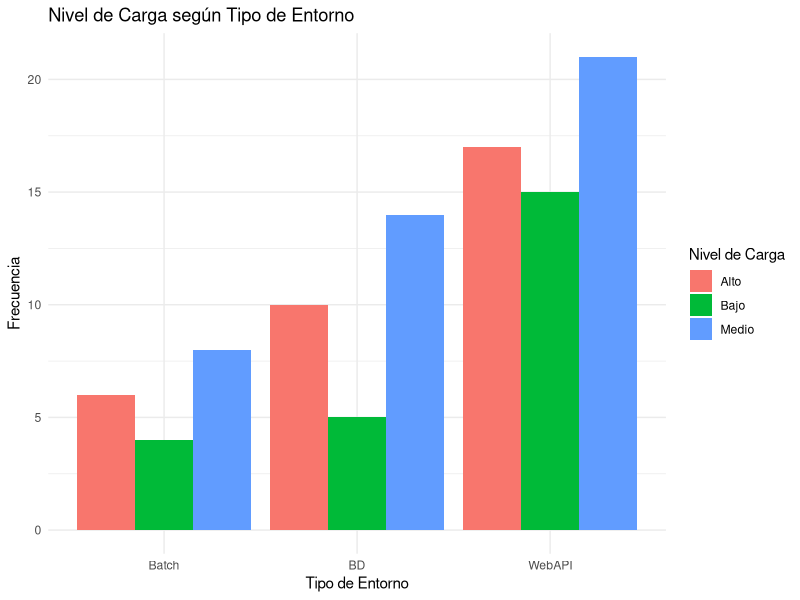
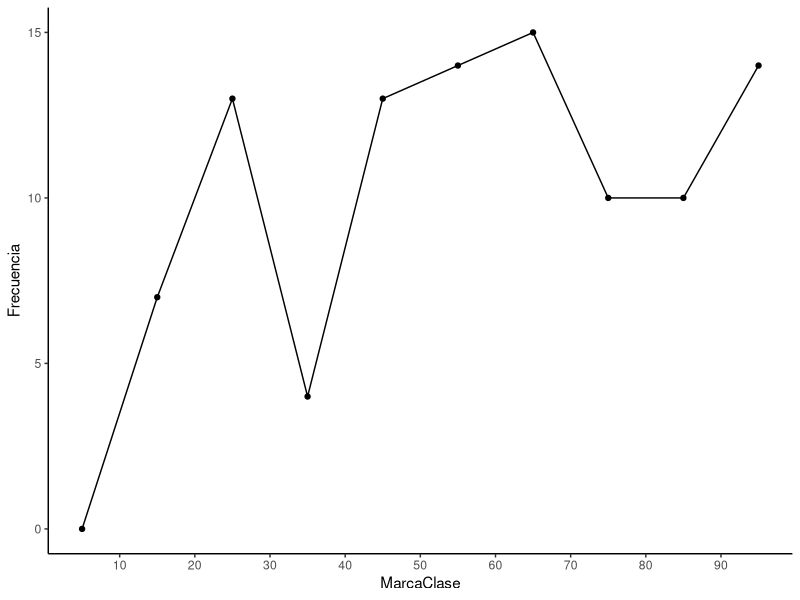
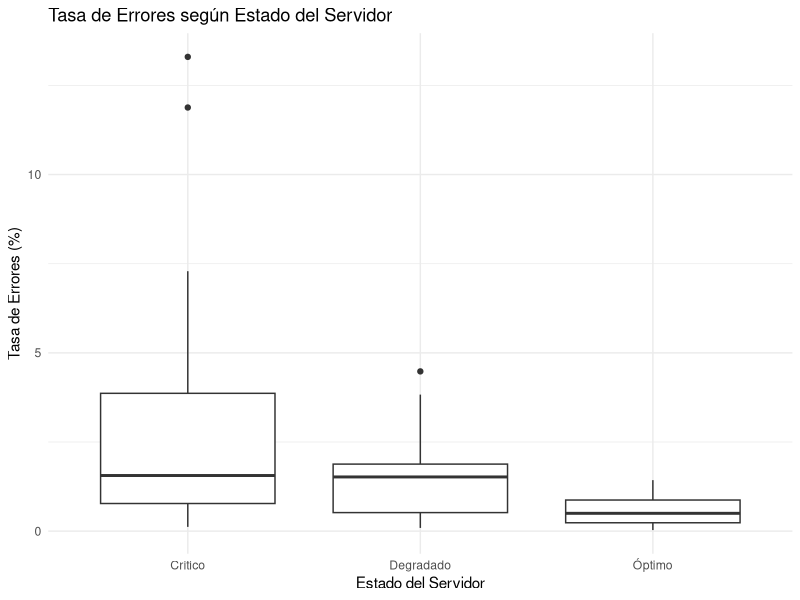

Here is the R script that generated these plots, in order:
## ---- chunk 1
knitr::opts_chunk$set(echo = TRUE)

library(readxl)
library(dplyr)
library(ggplot2)
library(knitr)
## ---- chunk 2
datosServidor <- read_excel("BaseDatosServidores.xlsx")

head(datosServidor)
## ---- chunk 3
names(datosServidor)
## ---- chunk 4
tabla_estado <- datosServidor %>%
  count(EstadoServidor, name = "Frecuencia") %>%
  mutate(
    Porcentaje = round(
      Frecuencia / sum(Frecuencia) * 100,
      2
    )
  )

tabla_estado
## ---- chunk 5
kable(
  tabla_estado,
  col.names = c(
    "Estado",
    "Frecuencia absoluta simple",
    "Porcentaje"
  ),
  caption = "Tabla 1. Distribución de frecuencias del Estado del Servidor"
)
## ---- chunk 6
ggplot(
  datosServidor,
  aes(
    x = TipoEntorno,
    fill = NivelCarga
  )
) +
  geom_bar(
    position = "dodge"
  ) +
  labs(
    title = "Nivel de Carga según Tipo de Entorno",
    x = "Tipo de Entorno",
    y = "Frecuencia",
    fill = "Nivel de Carga"
  ) +
  theme_minimal()
## ---- chunk 7
clases_cpu <- cut(
  datosServidor$UsoCPU,
  breaks = seq(0, 100, by = 10),
  include.lowest = TRUE,
  right = FALSE
)

tabla_cpu <- as.data.frame(
  table(clases_cpu)
)

names(tabla_cpu) <- c(
  "Clase",
  "Frecuencia"
)

tabla_cpu
## ---- chunk 8
tabla_cpu$LimiteInferior <- seq(
  0,
  90,
  by = 10
)

tabla_cpu$LimiteSuperior <- seq(
  10,
  100,
  by = 10
)

tabla_cpu$MarcaClase <- (
  tabla_cpu$LimiteInferior +
    tabla_cpu$LimiteSuperior
) / 2

tabla_cpu
## ---- chunk 9
ggplot(
  tabla_cpu,
  aes(
    x = MarcaClase,
    y = Frecuencia
  )
) +
  geom_line() +
  geom_point() +
  scale_x_continuous(
    breaks = seq(
      0,
      100,
      by = 10
    )
  ) +
  theme_classic()
## ---- chunk 10
latenciaWeb <- datosServidor %>%
  filter(
    TipoEntorno == "WebAPI"
  ) %>%
  pull(
    Latencia
  )

latenciaWeb
## ---- chunk 11
medianaLatencia <- median(
  latenciaWeb,
  na.rm = TRUE
)

medianaLatencia
## ---- chunk 12
desviacionLatencia <- sd(
  latenciaWeb,
  na.rm = TRUE
)

desviacionLatencia
## ---- chunk 13
cat(
  "La desviación estándar de la Latencia para WebAPI es:",
  desviacionLatencia,
  "ms"
)

cat(
  "La mediana de la Latencia para WebAPI es de:",
  medianaLatencia,
  "ms\n"
)
## ---- chunk 14
cuartil1 <- quantile(
  datosServidor$UsoRAM,
  probs = 0.25,
  na.rm = TRUE
)

cuartil1
## ---- chunk 15
decil7 <- quantile(
  datosServidor$UsoRAM,
  probs = 0.70,
  na.rm = TRUE
)

decil7
## ---- chunk 16
cat(
  
  "El Decil 7 de UsoRAM es:",
  decil7,
  "GB"
)

cat(
  "El Cuartil 1 de UsoRAM es:",
  cuartil1,
  "GB\n"
)
## ---- chunk 17
ggplot(
  datosServidor,
  aes(
    x = EstadoServidor,
    y = TasaErrores
  )
) +
  geom_boxplot() +
  labs(
    title = "Tasa de Errores según Estado del Servidor",
    x = "Estado del Servidor",
    y = "Tasa de Errores (%)"
  ) +
  theme_minimal()
## ---- chunk 18
aws <- datosServidor %>%
  filter(
    ProveedorCloud == "AWS"
  ) %>%
  pull(
    ContenedoresActivos
  )

aws
## ---- chunk 19
azure <- datosServidor %>%
  filter(
    ProveedorCloud == "Azure"
  ) %>%
  pull(
    ContenedoresActivos
  )

azure
## ---- chunk 20
cvAws <- (
  sd(
    aws,
    na.rm = TRUE
  ) /
    mean(
      aws,
      na.rm = TRUE
    )
) * 100

cvAws
## ---- chunk 21
cvAzure <- (
  sd(
    azure,
    na.rm = TRUE
  ) /
    mean(
      azure,
      na.rm = TRUE
    )
) * 100

cvAzure
## ---- chunk 22
cat(
  "Coeficiente de variación de AWS:",
  round(cvAws, 2)
)

cat(
  "Coeficiente de variación de Azure:",
  round(cvAzure, 2)
)
## ---- chunk 23
if (cvAws > cvAzure) {
  
  cat(
    "AWS presenta mayor variabilidad relativa en el número de Contenedores Activos."
  )
  
} else if (cvAzure > cvAws) {
  
  cat(
    "Azure presenta mayor variabilidad relativa en el número de Contenedores Activos."
  )
  
} else {
  
  cat(
    "AWS y Azure presentan la misma variabilidad relativa."
  )
  
}
